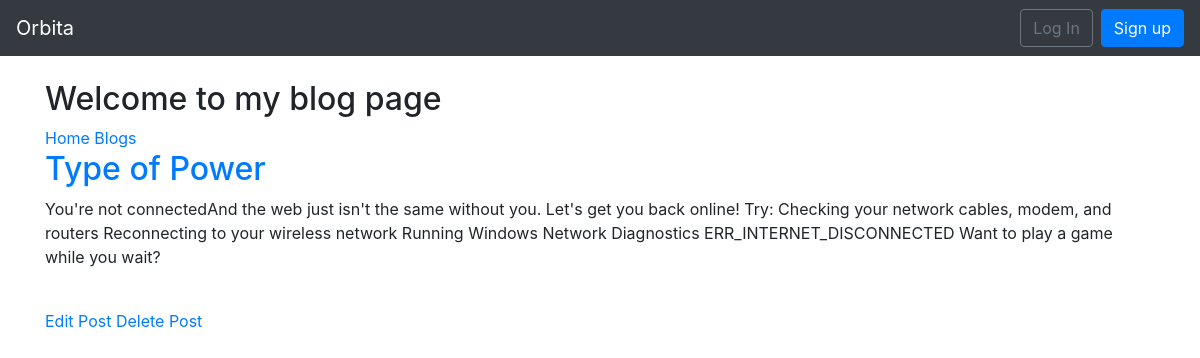
Page /blog/post/1/ on the committed database.
### blog/models.py (models this page shows, shortened)
class Post(models.Model):
	author = models.ForeignKey(get_user_model(), on_delete=models.CASCADE, related_name='posts')
	title = models.CharField(max_length=200)
	body = models.TextField()
	created = models.DateTimeField(auto_now_add=True)
	updated = models.DateTimeField(auto_now=True)

### blog/views.py (the view)
# urls.py: path('post/<int:pk>/', views.BlogDetailView.as_view(), name='post_detail'),
class BlogDetailView(DetailView):
	model = Post
	template_name = 'blog/post_detail.html'

### templates/blog/post_detail.html (shortened to what this page needs)
{% extends 'base.html' %}
{% block content %}
<h2>Welcome to my blog page</h2>
<a href="{% url 'index' %}">Home</a>
<a href="{% url 'post_list' %}">Blogs</a>
<br>
	<div class="post-entry">
		<h2><a href="{}">{{ post.title }}</a></h2>
		<p>{{ post.body }}</p>
	</div>
	<br>
	<a href="{% url 'post_edit' post.pk %}">Edit Post</a>
	<a href="{% url 'post_delete' post.pk %}">Delete Post</a>
{% endblock content %}

### rows in the picture
Post: title "Type of Power", body "You're not connectedAnd the web just isn't the same without you. Let's get you back online! Try: Checking your network cables, modem, and routers Reconnecting to your wireless network Running Windows Network Diagnostics ERR_INTERNET_DISCONNECTED Want to play a game while you wait?"
